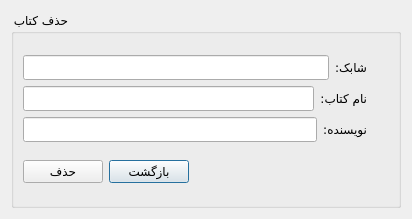
<?xml version="1.0" encoding="UTF-8"?>
<ui version="4.0">
 <class>DialogDeleteBook</class>
 <widget class="QDialog" name="DialogDeleteBook">
  <property name="windowModality">
   <enum>Qt::ApplicationModal</enum>
  </property>
  <property name="geometry">
   <rect>
    <x>0</x>
    <y>0</y>
    <width>412</width>
    <height>219</height>
   </rect>
  </property>
  <property name="minimumSize">
   <size>
    <width>412</width>
    <height>219</height>
   </size>
  </property>
  <property name="maximumSize">
   <size>
    <width>412</width>
    <height>219</height>
   </size>
  </property>
  <property name="font">
   <font>
    <family>IRANSansX</family>
   </font>
  </property>
  <property name="windowTitle">
   <string>حذف</string>
  </property>
  <layout class="QGridLayout" name="gridLayout">
   <item row="0" column="0">
    <widget class="QGroupBox" name="groupBox">
     <property name="layoutDirection">
      <enum>Qt::RightToLeft</enum>
     </property>
     <property name="title">
      <string>حذف کتاب</string>
     </property>
     <property name="alignment">
      <set>Qt::AlignRight|Qt::AlignTrailing|Qt::AlignVCenter</set>
     </property>
     <layout class="QGridLayout" name="gridLayout_2">
      <item row="0" column="0">
       <layout class="QVBoxLayout" name="verticalLayout">
        <item>
         <layout class="QHBoxLayout" name="horizontalLayout">
          <item>
           <widget class="QLabel" name="label_isbn_icon">
            <property name="minimumSize">
             <size>
              <width>16</width>
              <height>16</height>
             </size>
            </property>
            <property name="maximumSize">
             <size>
              <width>16</width>
              <height>16</height>
             </size>
            </property>
            <property name="text">
             <string/>
            </property>
            <property name="pixmap">
             <pixmap resource="icons.qrc">:/icons/isbn_2.png</pixmap>
            </property>
            <property name="scaledContents">
             <bool>true</bool>
            </property>
           </widget>
          </item>
          <item>
           <widget class="QLabel" name="label_isbncode_text">
            <property name="text">
             <string>شابک:</string>
            </property>
           </widget>
          </item>
          <item>
           <widget class="QLineEdit" name="lineEdit_isbncode"/>
          </item>
         </layout>
        </item>
        <item>
         <layout class="QHBoxLayout" name="horizontalLayout_2">
          <item>
           <widget class="QLabel" name="label_book_icon">
            <property name="minimumSize">
             <size>
              <width>16</width>
              <height>16</height>
             </size>
            </property>
            <property name="maximumSize">
             <size>
              <width>16</width>
              <height>16</height>
             </size>
            </property>
            <property name="text">
             <string/>
            </property>
            <property name="pixmap">
             <pixmap resource="icons.qrc">:/icons/book_2.png</pixmap>
            </property>
            <property name="scaledContents">
             <bool>true</bool>
            </property>
           </widget>
          </item>
          <item>
           <widget class="QLabel" name="label_booktitle_text">
            <property name="text">
             <string>نام کتاب:</string>
            </property>
           </widget>
          </item>
          <item>
           <widget class="QLineEdit" name="lineEdit_booktitle"/>
          </item>
         </layout>
        </item>
        <item>
         <layout class="QHBoxLayout" name="horizontalLayout_4">
          <item>
           <widget class="QLabel" name="label_writer_icon">
            <property name="minimumSize">
             <size>
              <width>16</width>
              <height>16</height>
             </size>
            </property>
            <property name="maximumSize">
             <size>
              <width>16</width>
              <height>16</height>
             </size>
            </property>
            <property name="text">
             <string/>
            </property>
            <property name="pixmap">
             <pixmap resource="icons.qrc">:/icons/pencil-icon.png</pixmap>
            </property>
            <property name="scaledContents">
             <bool>true</bool>
            </property>
           </widget>
          </item>
          <item>
           <widget class="QLabel" name="label_writername_text">
            <property name="text">
             <string>نویسنده:</string>
            </property>
           </widget>
          </item>
          <item>
           <widget class="QLineEdit" name="lineEdit_writername"/>
          </item>
         </layout>
        </item>
       </layout>
      </item>
      <item row="2" column="0">
       <layout class="QHBoxLayout" name="horizontalLayout_3">
        <item>
         <spacer name="horizontalSpacer">
          <property name="orientation">
           <enum>Qt::Horizontal</enum>
          </property>
          <property name="sizeHint" stdset="0">
           <size>
            <width>40</width>
            <height>20</height>
           </size>
          </property>
         </spacer>
        </item>
        <item>
         <widget class="QPushButton" name="pushButton_exit">
          <property name="text">
           <string>بازگشت</string>
          </property>
         </widget>
        </item>
        <item>
         <widget class="QPushButton" name="pushButton_delete">
          <property name="text">
           <string>حذف</string>
          </property>
         </widget>
        </item>
       </layout>
      </item>
     </layout>
    </widget>
   </item>
  </layout>
 </widget>
 <resources>
  <include location="icons.qrc"/>
 </resources>
 <connections/>
</ui>
